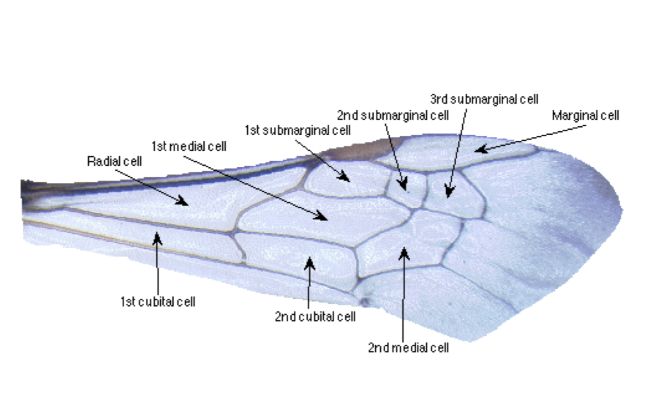
#> input picture feature_extraction/wing_cell.png, 1298 x 804 px, given as the content of the folder wing_cell.png, which was not available (shown at 1/2 size)
$ python -i image_region_label.py   (imports and definitions only)   (older library calls are emulated)
#> lines starting #> are read from the running program, lines starting #| are printed output that depends on the picture; after the words box and inside, x2 and y2 are one past the last pixel; in counts of white or black regions, pixels touching at a corner belong together; pictures that were not available may be replaced by others from this repository, and a replacement may not be noted
import matplotlib.pyplot as plt
import matplotlib.patches as mpatches
import numpy as np
import itertools
import csv
import os

from skimage.filters import threshold_otsu
from skimage.segmentation import clear_border
from skimage.measure import label, regionprops
from skimage.morphology import closing, square, reconstruction
from skimage.io import imread
import matplotlib.image as mpimg
from skimage.color import rgb2gray
from skimage.transform import rescale, resize, downscale_local_mean
from skimage.restoration import (denoise_tv_chambolle, denoise_bilateral,
                                 denoise_wavelet, estimate_sigma)
from skimage.exposure import rescale_intensity
from skimage.util import view_as_blocks
import matplotlib.cm as cm
from skimage.feature import corner_harris, corner_subpix, corner_peaks


class wing_photo():
    # [62 lines left out: functions __init__, identify_region, image_file_scanner, create_csv, not called in this run]

"""
Function for pre-processing bee wing images.

Input: image_path - the relative path to the original image folder
"""
def preprocess_image(image_path):
#> called with image_path = 'wing_cell.png'
    files = os.listdir(image_path)
    for f in files:
        image = mpimg.imread(image_path + '/' + f)
#> image is the input picture: shape (804, 1298, 4) float32; mean R, G, B, A 0.913, 0.924, 0.952, 1

        img_gray = rgb2gray(image)
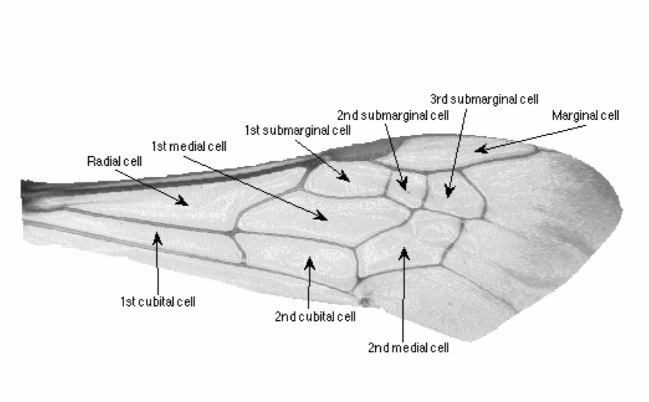
#> img_gray: shape (804, 1298) float32 (shown at 1/2 size); min 0, max 1, mean 0.924
        thresh = threshold_otsu(img_gray)
#> thresh = 0.748
        binary = img_gray > thresh
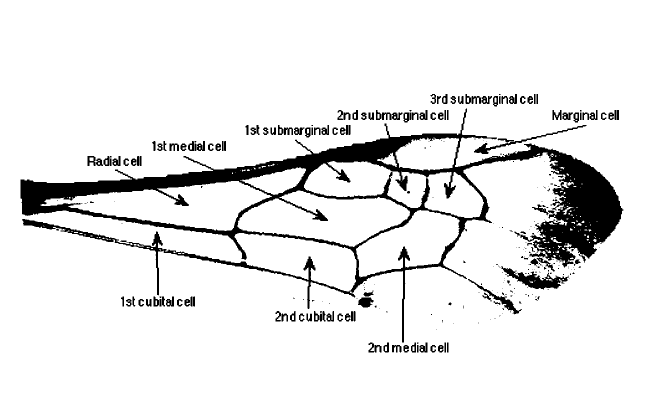
#> binary: shape (804, 1298) bool (shown at 1/2 size); 90.8% white; 305 black regions (167 under 20 px), largest, box (x1, y1, x2, y2) and area: (41, 217, 1247, 685) 75789, (1002, 532, 1138, 579) 2223, (948, 250, 1173, 308) 1080

        # Step 1: Proprocess original images into binary images
        # otsu thresholding with appropriate nbins number
        thresh = threshold_otsu(img_gray, nbins = 60)
#> thresh = 0.742
        binary = img_gray > thresh
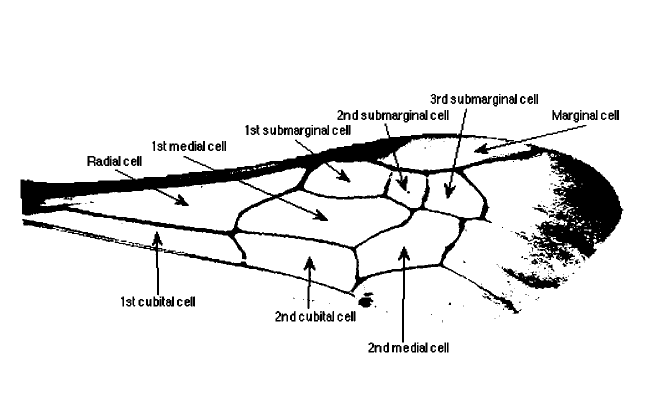
#> binary: shape (804, 1298) bool (shown at 1/2 size); 91.1% white; 285 black regions (137 under 20 px), largest, box (x1, y1, x2, y2) and area: (41, 217, 1247, 685) 73116, (1003, 533, 1135, 578) 1967, (948, 250, 1173, 308) 1066
        binary = resize(binary, (1600, 2000))
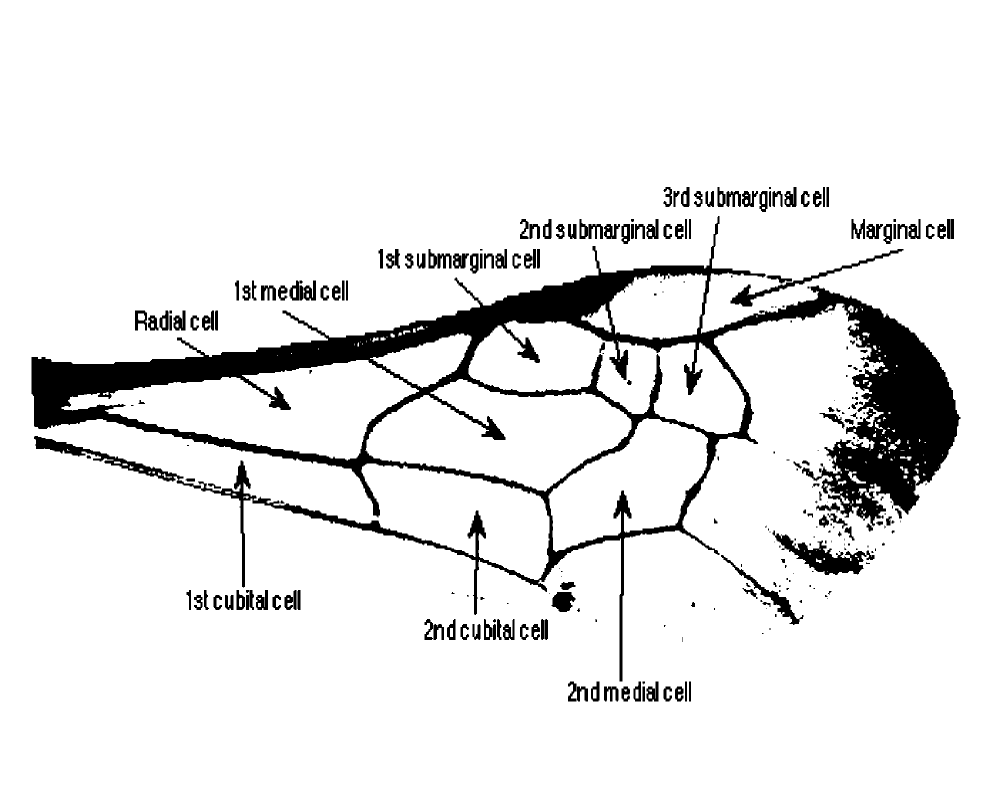
#> binary: shape (1600, 2000) bool (shown at 1/2 size); 91.1% white; 285 black regions (97 under 20 px), largest, box (x1, y1, x2, y2) and area: (63, 432, 1921, 1363) 224119, (1545, 1061, 1749, 1150) 6006, (1461, 498, 1807, 613) 3276

        # size of blocks
        block_shape = (10, 10)

        # see astronaut as a matrix of blocks (of shape block_shape)
        view = view_as_blocks(binary, block_shape)

        # collapse the last two dimensions in one
        flatten_view = view.reshape(view.shape[0], view.shape[1], -1)

        # resampling the image by taking either the `mean`,
        # the `max` or the `median` value of each blocks.
        mean_view = np.mean(flatten_view, axis=2)
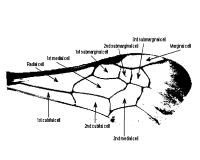
#> mean_view: shape (160, 200) float64; min 0, max 1, mean 0.911

        image = mean_view
        seed = np.copy(mean_view)
        seed[1:-1, 1:-1] = image.max()
#> seed: shape (160, 200) float64; 15.3% of pixels changed, all inside (x1, y1, x2, y2) = (6, 37, 193, 141)
        mask = image

        #  fill holes (i.e. isolated, dark spots) in an image using morphological reconstruction by erosion
        # plt.title("Filled dark spots by morphological reconstruction")
        filled = reconstruction(seed, mask, method='erosion')
        plt.figure()
        plt.axis('off')
        plt.imshow(filled, cmap=cm.Greys_r)
        plt.savefig("./enhanced_image/" + f)

        # Step 2: Label Junctions
        denoised = denoise_wavelet(filled, multichannel=True)
#> denoised: shape (160, 200) float64; every value is NaN or infinite

        image = filled
        coords1 = corner_peaks(corner_harris(image), min_distance=5)
#> coords1 = 285 pairs, first value 5 to 150, second value 5 to 190
        coords_subpix1 = corner_subpix(image, coords1, window_size=13)
#> coords_subpix1 = 285 rows, first 8: [nan, nan], [nan, nan], [nan, nan], [nan, nan], [nan, nan], [nan, nan], [nan, nan], [nan, nan]

        image = denoised
        coords2 = corner_peaks(corner_harris(image), min_distance=5)
#> coords2 = empty array
        coords_subpix2 = corner_subpix(image, coords2, window_size=13)
#> coords_subpix2 = empty array

        fig, ax = plt.subplots()

        ax.imshow(image, interpolation='nearest', cmap=plt.cm.gray)
        ax.plot(coords_subpix1[:, 1], coords_subpix1[:, 0], '+r', markersize=15)
        ax.plot(coords_subpix2[:, 1], coords_subpix2[:, 0], '+r', markersize=15)
        plt.axis('off')
        plt.savefig("./preprocessed_image/" + f)

# if __name__== "__main__":
    # preprocess_image("../beeWingsChris")

>>> result = preprocess_image('wing_cell.png')
